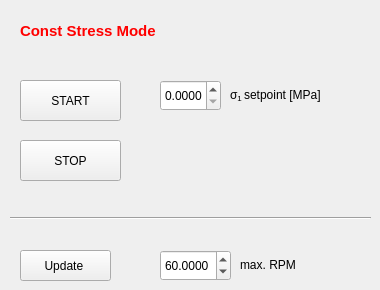
    <widget class="QWidget" name="tab_2">
     <attribute name="title">
      <string>Const Stress</string>
     </attribute>
     <widget class="QPushButton" name="pushB_start_const">
      <property name="geometry">
       <rect>
        <x>20</x>
        <y>80</y>
        <width>101</width>
        <height>41</height>
       </rect>
      </property>
      <property name="text">
       <string>START</string>
      </property>
     </widget>
     <widget class="QPushButton" name="pushB_stop_const">
      <property name="geometry">
       <rect>
        <x>20</x>
        <y>140</y>
        <width>101</width>
        <height>41</height>
       </rect>
      </property>
      <property name="text">
       <string>STOP</string>
      </property>
     </widget>
     <widget class="QLabel" name="label_5">
      <property name="geometry">
       <rect>
        <x>230</x>
        <y>80</y>
        <width>111</width>
        <height>31</height>
       </rect>
      </property>
      <property name="text">
       <string>&lt;html&gt;&lt;head/&gt;&lt;body&gt;&lt;p&gt;σ&lt;span style=&quot; vertical-align:sub;&quot;&gt;1 &lt;/span&gt;setpoint [MPa]&lt;/p&gt;&lt;/body&gt;&lt;/html&gt;</string>
      </property>
     </widget>
     <widget class="QLabel" name="label_11">
      <property name="geometry">
       <rect>
        <x>20</x>
        <y>20</y>
        <width>141</width>
        <height>21</height>
       </rect>
      </property>
      <property name="font">
       <font>
        <pointsize>11</pointsize>
        <weight>75</weight>
        <bold>true</bold>
       </font>
      </property>
      <property name="styleSheet">
       <string notr="true">QLabel{color: rgb(255, 0, 0);}</string>
      </property>
      <property name="text">
       <string>Const Stress Mode</string>
      </property>
     </widget>
     <widget class="QDoubleSpinBox" name="maxvel_spinBox">
      <property name="geometry">
       <rect>
        <x>160</x>
        <y>250</y>
        <width>71</width>
        <height>31</height>
       </rect>
      </property>
      <property name="decimals">
       <number>4</number>
      </property>
      <property name="maximum">
       <double>120.000000000000000</double>
      </property>
      <property name="value">
       <double>60.000000000000000</double>
      </property>
     </widget>
     <widget class="QLabel" name="label_7">
      <property name="geometry">
       <rect>
        <x>240</x>
        <y>255</y>
        <width>81</width>
        <height>21</height>
       </rect>
      </property>
      <property name="text">
       <string>&lt;html&gt;&lt;head/&gt;&lt;body&gt;&lt;p&gt;max. RPM&lt;/p&gt;&lt;/body&gt;&lt;/html&gt;</string>
      </property>
     </widget>
     <widget class="QDoubleSpinBox" name="sigma1_SP_spinBox">
      <property name="geometry">
       <rect>
        <x>160</x>
        <y>80</y>
        <width>61</width>
        <height>31</height>
       </rect>
      </property>
      <property name="decimals">
       <number>4</number>
      </property>
      <property name="maximum">
       <double>15000.000000000000000</double>
      </property>
     </widget>
     <widget class="QPushButton" name="pushB_update_const">
      <property name="geometry">
       <rect>
        <x>20</x>
        <y>250</y>
        <width>91</width>
        <height>31</height>
       </rect>
      </property>
      <property name="text">
       <string>Update </string>
      </property>
     </widget>
     <widget class="Line" name="line_3">
      <property name="geometry">
       <rect>
        <x>10</x>
        <y>210</y>
        <width>361</width>
        <height>16</height>
       </rect>
      </property>
      <property name="orientation">
       <enum>Qt::Horizontal</enum>
      </property>
     </widget>
    </widget>
